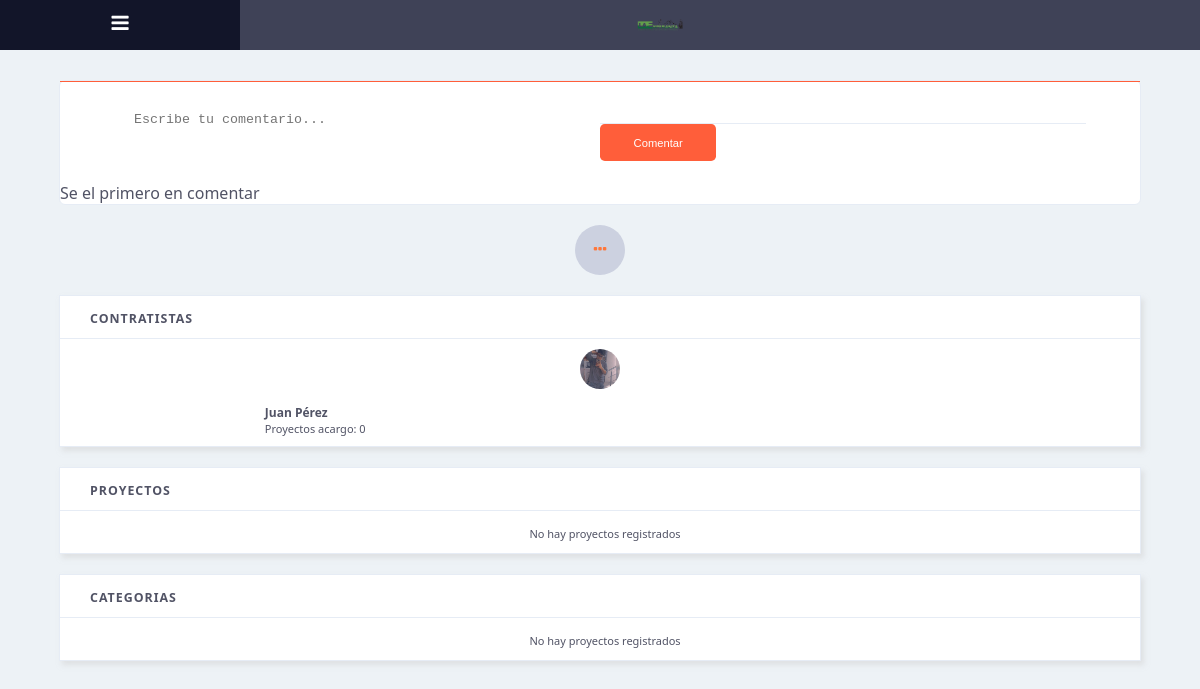
Page /PLANTILLA-COPIA/Social-Template-master/feed.php on the earlier database version.
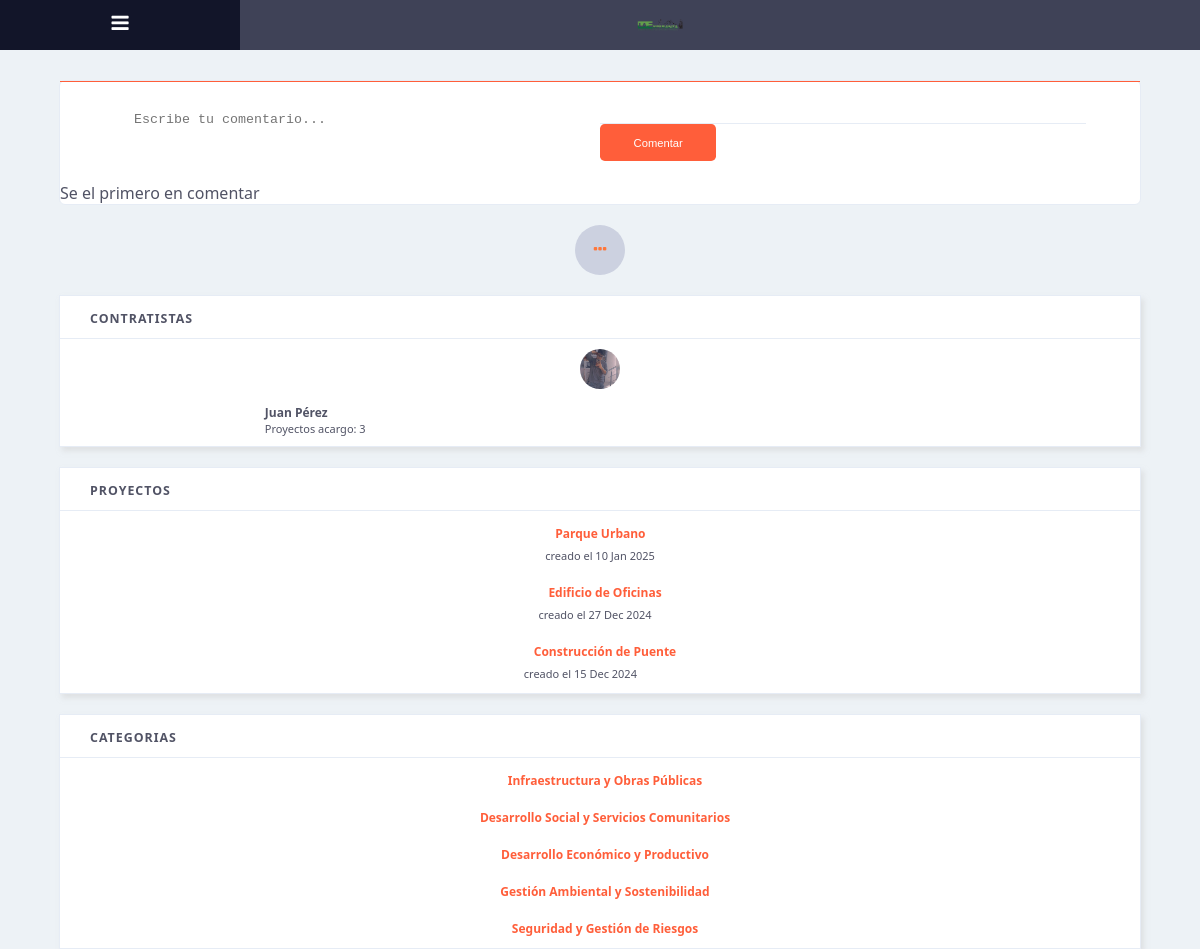
Same page on the later database version.
### tables this page shows
CREATE TABLE `usuarios` (
  `id_usuario` int(11) NOT NULL,
  `nombre` varchar(100) NOT NULL,
  `apellido` varchar(100) NOT NULL,
  `correo` varchar(150) NOT NULL,
  `contrasena` varchar(255) NOT NULL,
  `perfil` enum('admin','contratista','publico') NOT NULL,
  `estado` enum('activo','desactivo') DEFAULT 'activo',
  `imagen_perfil` varchar(255) DEFAULT NULL
);

CREATE TABLE `proyecto` (
  `id_proyectos` int(11) NOT NULL,
  `id_contratista` int(11) NOT NULL,
  `titulo` varchar(255) NOT NULL,
  `fecha_publicacion` timestamp NOT NULL DEFAULT current_timestamp(),
  `etapa` enum('planificacion','ejecucion','finalizado') NOT NULL,
  `id_categoria` int(11) NOT NULL,
  `presupuesto` decimal(15,2) NOT NULL DEFAULT 0.00
);

CREATE TABLE `categorias` (
  `id_categoria` int(11) NOT NULL,
  `nombre` varchar(255) NOT NULL
);

### PLANTILLA-COPIA/Social-Template-master/feed.php (the view, shortened to what the changed rows need)
<?php
require_once '../../conection/conexion.php';
$stmt_contratistas = $conn->prepare("
        SELECT u.*,
    COUNT(DISTINCT p.id_proyectos) as total_proyectos,
    COUNT(DISTINCT pub.id_publicacion) as total_publicaciones,
    COUNT(DISTINCT m.id_megusta) as total_megustas
    FROM usuarios u
    LEFT JOIN proyecto p ON u.id_usuario = p.id_contratista
    LEFT JOIN publicacion pub ON p.id_proyectos = pub.id_proyectos
    LEFT JOIN megusta m ON pub.id_publicacion = m.id_publicacion
    WHERE perfil = 'contratista'
        ORDER BY nombre ASC
    ");
    $stmt_contratistas->execute();
    $contratistas = $stmt_contratistas->fetchAll(PDO::FETCH_ASSOC);
$stmt_proyectos = $conn->prepare("
SELECT id_proyectos, titulo, fecha_publicacion
FROM proyecto
ORDER BY fecha_publicacion DESC
");
$stmt_proyectos->execute();
$proyectos = $stmt_proyectos->fetchAll(PDO::FETCH_ASSOC);
$stmt=$conn->prepare("SELECT * from categorias order by id_categoria");
$stmt->execute();
$categorias = $stmt->fetchAll(PDO::FETCH_ASSOC);
?>
<!DOCTYPE html>
<html lang="en">
<head>
    <link rel="stylesheet" type="text/css" href="css/style.css">
    <link href="https://maxcdn.bootstrapcdn.com/font-awesome/4.7.0/css/font-awesome.min.css" rel="stylesheet"  type="text/css" />
</head>
<body>
    <div class="all">
        <div class="suggestions_row">
        <div class="row shadow">
                <?php foreach ($contratistas as $contratista): ?>
                <div class="row_contain">
                    <img src="../../assets/images/<?= htmlspecialchars($contratista['imagen_perfil']) ?>" alt="" />
                    <span><b><?= htmlspecialchars($contratista['nombre'] . ' ' . $contratista['apellido']) ?></b><br>
                    <div >Proyectos acargo: <?= $contratista['total_proyectos'] ?></div></span>
                </div>
                <?php endforeach; ?>
            </div>
            <div class="row shadow">
                <div class="row_contain">
                    <?php if (!empty($proyectos)): ?>
                        <?php foreach ($proyectos as $proyecto): ?>
                            <?php
                                $fecha = date('d M Y', strtotime($proyecto['fecha_publicacion']));
                                $titulo = htmlspecialchars($proyecto['titulo'], ENT_QUOTES, 'UTF-8');
                    ?>
                <div class="proyecto-item">
                <span><b>
                    <a href="detalle_proyecto.php?id=<?= $proyecto['id_proyectos'] ?>"
                       class="selected-orange">
                        <?= $titulo ?></b>
                        <br>
                    creado el <?= $fecha ?>
                </span>
            </div>
        <?php endforeach; ?>
    <?php else: ?>
        <div class="proyecto-item">
            <span>No hay proyectos registrados</span>
        </div>
    <?php endif; ?>
</div>
            </div>
            <div class="row shadow">
                <div class="row_contain">
                <?php if (!empty($categorias)): ?>
                        <?php foreach ($categorias as $categoria): ?>
                            <?php
                                $titulo = htmlspecialchars($categoria['nombre'], ENT_QUOTES, 'UTF-8');
                    ?>
            <div class="proyecto-item">
                <span><b>
                    <a href="detalle_proyecto.php?id=<?= $proyecto['id_proyectos'] ?>"
                       class="selected-orange">
                        <?= $titulo ?></b>
                        <br>
                </span>
            </div>
        <?php endforeach; ?>
    <?php else: ?>
        <div class="proyecto-item">
            <span>No hay proyectos registrados</span>
        </div>
    <?php endif; ?>
            </div>
        </div>
        </div>
    </div>
</body>
</html>

Differences in the rows shown:
computed for usuarios "Juan Pérez": total_proyectos "0" → "3"
added proyecto: titulo "Parque Urbano", fecha_publicacion "10 Jan 2025"
added proyecto: titulo "Edificio de Oficinas", fecha_publicacion "27 Dec 2024"
added proyecto: titulo "Construcción de Puente", fecha_publicacion "15 Dec 2024"
added categorias: nombre "Infraestructura y Obras Públicas"
added categorias: nombre "Desarrollo Social y Servicios Comunitarios"
added categorias: nombre "Desarrollo Económico y Productivo"
added categorias: nombre "Gestión Ambiental y Sostenibilidad"
added categorias: nombre "Seguridad y Gestión de Riesgos"
Other differences:
text no longer shown: "No hay proyectos registrados No hay proyectos registrados"
